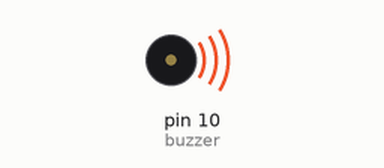
Recording of a sketch running on a simulated Arduino Uno, built with avr-gcc and run on an emulated ATmega328P. Shown: buzzer (waves = sounding, pin HIGH).

Above: at 1.0 s.
At 3.0 s:
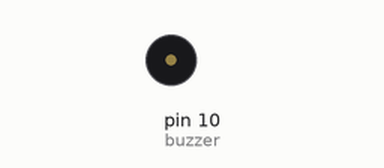
Timing chart, 0 to 5.2 s (numbered marks = the images above):
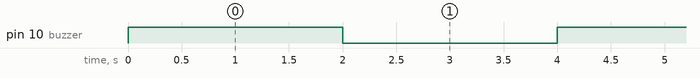

The sketch:

buzzer.ino
```cpp
int buzzer=10;                //Defining variable and the GPIO pin on Arduino
void setup()
{
  pinMode(buzzer, OUTPUT);    //Defining the pin as OUTPUT
  //put your setup code here:
}

void loop()
{

  digitalWrite(buzzer, HIGH);   //Setting the pin HIGH
  delay(2000);
  digitalWrite(buzzer, LOW);    //Setting the pin HIGH
  delay(2000);
  //put your main code here, to run repeatedly:
}
```

Measured:
- by itself, pin 10 (buzzer): alternates HIGH for 2.0 s and LOW for 2.0 s
